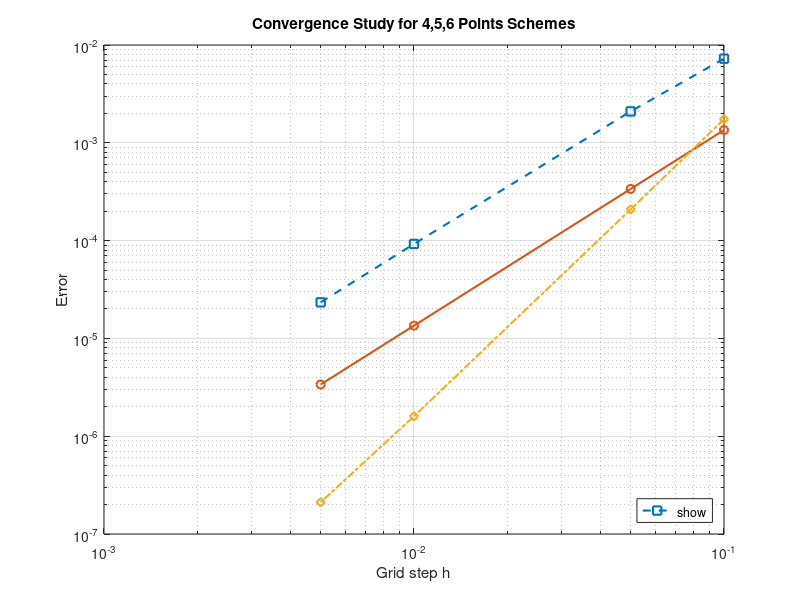

Recreate this plot in MATLAB.

u = @(x) sin(x);
u_xxx_exact = @(x) -cos(x);

x0 = 1;
h_values = [0.1, 0.05, 0.01, 0.005];

error_5_point = zeros(size(h_values));
error_4_point = zeros(size(h_values));
error_6_point = zeros(size(h_values));

for i = 1:length(h_values)
    h = h_values(i);
    
    a_5 = (-1) / (2 * h^3);
    b_5 = 1 / h^3;
    c_5 = (-1) / h^3;
    d_5 = 1 / (2 * h^3);
    
  
    u_xxx_5_point = a_5 * u(x0 - 2*h) + b_5 * u(x0 - h) + c_5 * u(x0 + h) + d_5 * u(x0 + 2*h);
    error_5_point(i) = abs(u_xxx_5_point - u_xxx_exact(x0));
    

    a_4 = (-5) / (2 * h^3);
    b_4 = (18) / (2 * h^3);
    c_4 = (-24) / (2 * h^3);
    d_4 = (14) / (2 * h^3);
    e_4 = (-3) / (2 * h^3); 
    

    u_xxx_4_point = a_4 * u(x0) + b_4 * u(x0 + h) + c_4 * u(x0 + 2*h) + d_4 * u(x0 + 3*h) + e_4 * u(x0 + 4*h);
    error_4_point(i) = abs(u_xxx_4_point - u_xxx_exact(x0));
    

A = [
    1, 1, 1, 1, 1, 1;
    0, 1, 2, 3, 4, 5;
    0, 1/2, 2^2/2, 3^2/2, 4^2/2, 5^2/2;
    0, 1/6, 2^3/6, 3^3/6, 4^3/6, 5^3/6;
    0, 1/24, 2^4/24, 3^4/24, 4^4/24, 5^4/24;
    0, 1/120, 2^5/120, 3^5/120, 4^5/120, 5^5/120;
];
    b = [0; 0; 0; 1/(h^3); 0; 0];
    

    coeffs_6 = A \ b;
    a_6 = coeffs_6(1);
    b_6 = coeffs_6(2);
    c_6 = coeffs_6(3);
    d_6 = coeffs_6(4);
    e_6 = coeffs_6(5);
    f_6 = coeffs_6(6);

    u_xxx_6_point = a_6 * u(x0) + b_6 * u(x0 + h) + c_6 * u(x0 + 2*h) + d_6 * u(x0 + 3*h) + e_6 * u(x0 + 4*h) + f_6 * u(x0 + 5*h);
    error_6_point(i) = abs(u_xxx_6_point - u_xxx_exact(x0));
end

log_h = log(h_values);
slope_5_point = polyfit(log_h, log(error_5_point), 1);
slope_4_point = polyfit(log_h, log(error_4_point), 1);
slope_6_point = polyfit(log_h, log(error_6_point), 1);


figure;
loglog(h_values, error_4_point, '--s', 'DisplayName', ['4-Point (Slope = ', num2str(slope_4_point(1), '%.2f'), ')'], 'LineWidth', 1.5);
hold on;
loglog(h_values, error_5_point, '-o', 'DisplayName', ['5-Point (Slope = ', num2str(slope_5_point(1), '%.2f'), ')'], 'LineWidth', 1.5);
loglog(h_values, error_6_point, '-.d', 'DisplayName', ['6-Point (Slope = ', num2str(slope_6_point(1), '%.2f'), ')'], 'LineWidth', 1.5);
hold off;

xlabel('Grid step h');
ylabel('Error');
title('Convergence Study for 4,5,6 Points Schemes');
legend('show', 'Location', 'southeast');
grid on;
exportgraphics(gcf, "1d", 'Resolution', 300);
